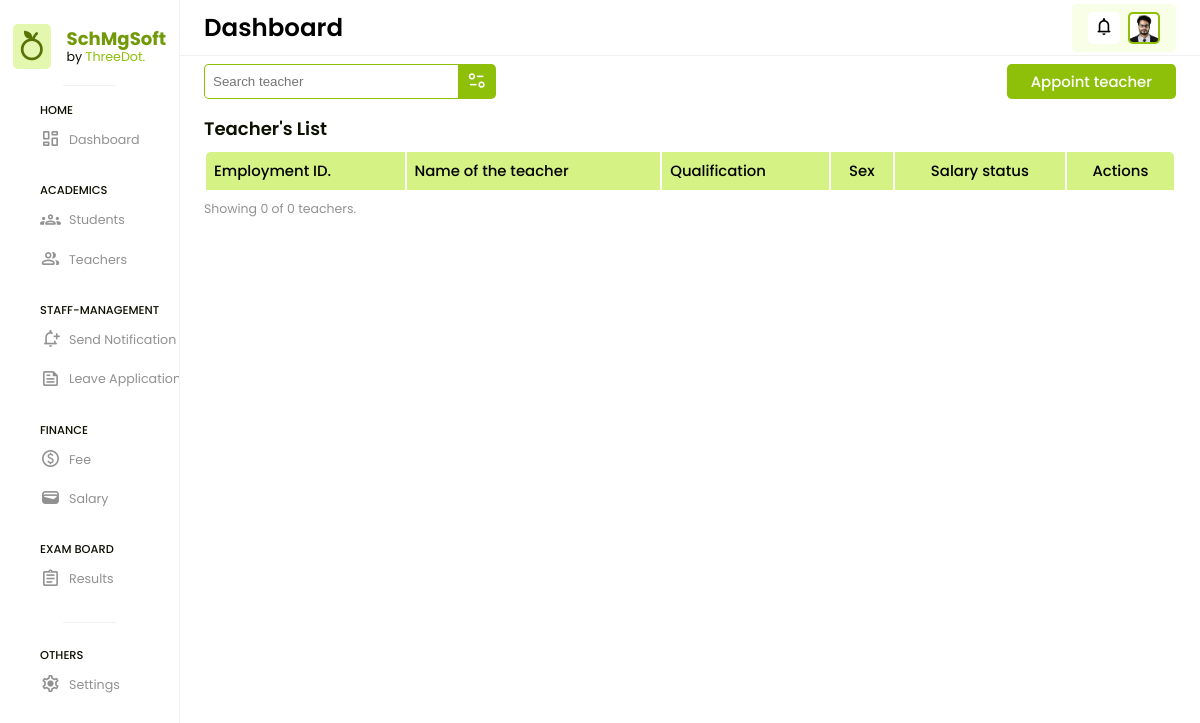
Page /teachers (signed in) on the earlier database version.
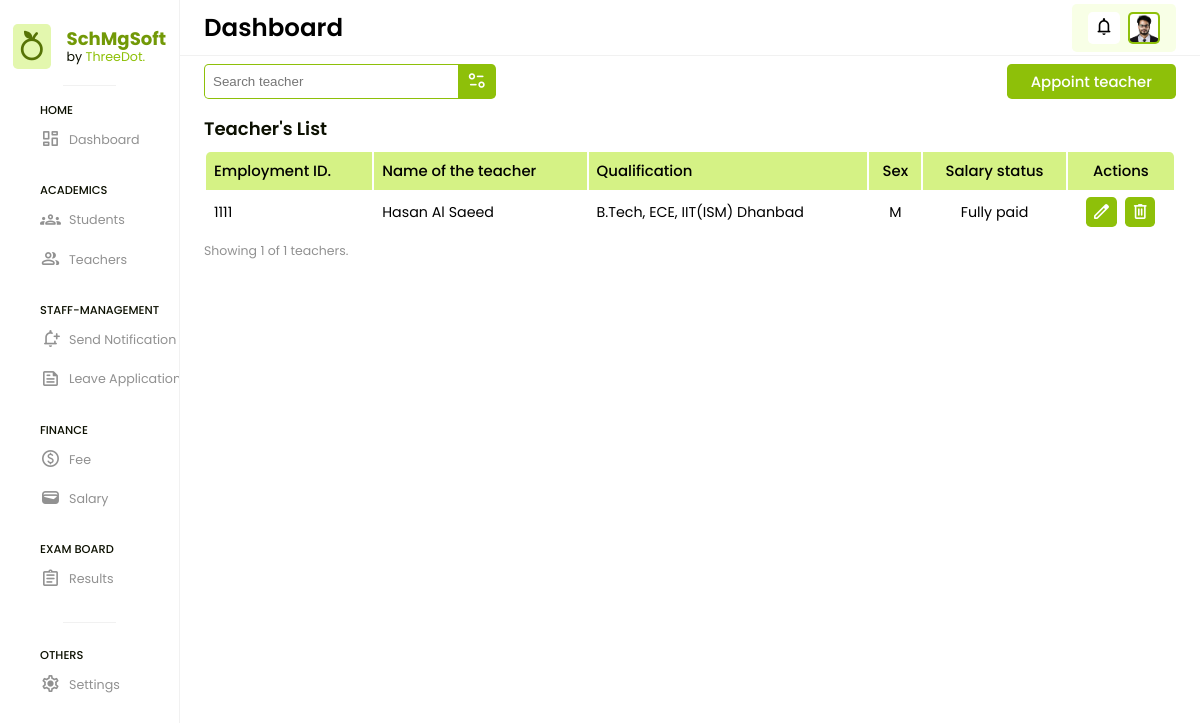
Same page on the later database version.
### app/models.py (models this page shows, shortened)
class Teacher(models.Model):
    admin = models.OneToOneField(CustomUser, on_delete=models.CASCADE)
    qualification = models.TextField()
    sex = models.CharField(max_length=20)
    dob = models.DateField()
    mobile_no = models.PositiveIntegerField()
    pan_no = models.CharField(max_length=10)
    aadhaar_no = models.PositiveBigIntegerField()
    vill_town = models.CharField(max_length=200)
    post_office = models.CharField(max_length=200)
    police_station = models.CharField(max_length=200)
    district = models.CharField(max_length=200)
    state = models.CharField(max_length=200)
    country = models.CharField(max_length=200)
    pin = models.PositiveIntegerField()
    bank_name = models.CharField(max_length=350)
    account_no = models.PositiveIntegerField()
    branch_name = models.CharField(max_length=350)
    ifsc = models.CharField(max_length=100)
    teacher_photo = models.ImageField(upload_to='media/profile_pic')
    cv_resume = models.FileField(upload_to='media/teachers/certificates')
    created_at = models.DateTimeField(auto_now_add=True)
    updated_at = models.DateTimeField(auto_now=True)

class CustomUser(AbstractUser):
    USER = (
        (1, 'ADMIN'),
        (2, 'TEACHER'),
        (3, 'STUDENT')
    )
    user_type = models.CharField(choices=USER, max_length=20, default=1)
    profile_pic = models.ImageField(upload_to='media/profile_pic')
    city = models.CharField(max_length=200, blank=True)
    country = models.CharField(max_length=200, blank=True)

### SchMgSoft/admin_views.py (the view, shortened to what this page needs)
# urls.py: path('teachers', admin_views.TEACHERS, name='teachers'),
@login_required(login_url='/')
def TEACHERS(request):
    teachers = Teacher.objects.all()
    teacher_count = Teacher.objects.count()
    context = {
        'teachers': teachers,
        'teacher_count': teacher_count
    }
    return render(request, 'admin/teachers.html', context)

### templates/admin/teachers.html
{% extends "base.html" %} {% load static %}
{% block htmlhead %}
<link rel="stylesheet" href="{% static 'css/teachers.css' %}" />
{% endblock htmlhead %} {% block content %}
{% include "header.html" %}
<div class="action-bar">
  <form action="" class="filter-form">
    <div class="input-group">
      <input
        type="text"
        name="filter"
        id="filter"
        placeholder="Search teacher"
      />
      <div class="icon">
        <span class="material-symbols-rounded"> page_info </span>
      </div>
    </div>
  </form>
  <div class="btn" id="appointTeacherBtn">
    <p>Appoint teacher</p>
  </div>
</div>
<div class="teacher-data">
  <h3>Teacher's List</h3>
  <table>
    <thead>
      <tr>
        <th>Employment ID.</th>
        <th>Name of the teacher</th>
        <th>Qualification</th>
        <th style="text-align: center">Sex</th>
        <th style="text-align: center">Salary status</th>
        <th style="text-align: center">Actions</th>
      </tr>
    </thead>
    <tbody>
      {% for i in teachers %}
      <tr>
        <td>1111</td>
        <td>{{ i.admin.first_name }}&nbsp;{{ i.admin.last_name }}</td>
        <td>{{ i.qualification }}</td>
        {% if i.sex == 'Male' %}
        <td style="text-align: center">M</td>
        {% elif i.sex == 'Female' %}
        <td style="text-align: center">F</td>
        {% else %}
        <td style="text-align: center">NA</td>
        {% endif %}
        <td style="text-align: center">Fully paid</td>
        <td
          style="
            display: flex;
            flex-direction: row;
            gap: 0.5rem;
            align-items: center;
            justify-content: center;
          "
        >
          <a href="{% url 'edit_teacher' i.id %}">
            <span class="material-symbols-rounded"> edit </span>
          </a>
          <a href="{% url 'delete_teacher' i.admin.id %}">
            <span class="material-symbols-rounded"> delete </span>
          </a>
        </td>
      </tr>
      {% endfor %}
    </tbody>
  </table>
  <p class="indicator">
    Showing {{ teacher_count }} of {{ teacher_count }} teachers.
  </p>
</div>
{% include 'messages.html' %}
{% include 'admin/appoint_teacher.html' %} {% endblock %}

Differences in the rows shown:
added Teacher: admin.first_name "Hasan", admin.last_name "Al Saeed", qualification "B.Tech, ECE, IIT(ISM) Dhanbad", sex "M"
Other differences:
{{ teacher_count }}: "0" → "1"
